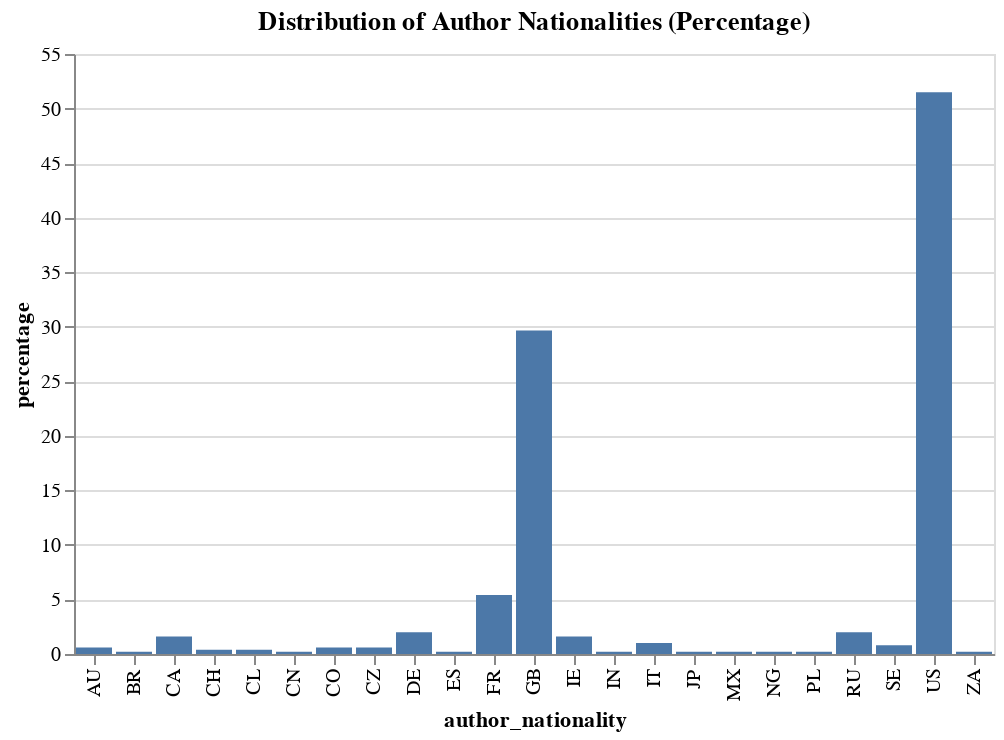

The notebook cell saved with this chart:
### Markdown cell above
We can see that male authors outnumber female authors approximalte 2 to 1. The provider of this dataset says the list is based on novels favored by men, so the bias is clear here. Again, it's extremely likely that male authors are inherently twice as likely to be a great author, so there must be underlying factors.

Let's examine nationality next.

### Code cell
nationality_counts = df['author_nationality'].value_counts(normalize=True).reset_index()
nationality_counts.columns = ['author_nationality', 'percentage']
nationality_counts['percentage'] *= 100

nationality_chart = alt.Chart(nationality_counts).mark_bar().encode(
    x='author_nationality',
    y='percentage'
).properties(
    title='Distribution of Author Nationalities (Percentage)'
)

nationality_chart

### Figure 1 — Vega-Lite specification as saved in the notebook (floating-point values rounded to 4 significant figures)
{"config": {"view": {"continuousWidth": 300, "continuousHeight": 300}}, "data": {"name": "data-ecadb55786aa52b021a0d3177dfc0742"}, "mark": {"type": "bar"}, "encoding": {"x": {"field": "author_nationality", "type": "nominal"}, "y": {"field": "percentage", "type": "quantitative"}}, "title": "Distribution of Author Nationalities (Percentage)", "$schema": "https://vega.github.io/schema/vega-lite/v5.20.1.json", "datasets": {"data-ecadb55786aa52b021a0d3177dfc0742": [{"author_nationality": "US", "percentage": 51.5}, {"author_nationality": "GB", "percentage": 29.66}, {"author_nationality": "FR", "percentage": 5.411}, {"author_nationality": "DE", "percentage": 2.004}, {"author_nationality": "RU", "percentage": 2.004}, {"author_nationality": "IE", "percentage": 1.603}, {"author_nationality": "CA", "percentage": 1.603}, {"author_nationality": "IT", "percentage": 1.002}, {"author_nationality": "SE", "percentage": 0.8016}, {"author_nationality": "CZ", "percentage": 0.6012}, {"author_nationality": "CO", "percentage": 0.6012}, {"author_nationality": "AU", "percentage": 0.6012}, {"author_nationality": "CH", "percentage": 0.4008}, {"author_nationality": "CL", "percentage": 0.4008}, {"author_nationality": "MX", "percentage": 0.2004}, {"author_nationality": "PL", "percentage": 0.2004}, {"author_nationality": "NG", "percentage": 0.2004}, {"author_nationality": "ES", "percentage": 0.2004}, {"author_nationality": "CN", "percentage": 0.2004}, {"author_nationality": "ZA", "percentage": 0.2004}, {"author_nationality": "BR", "percentage": 0.2004}, {"author_nationality": "JP", "percentage": 0.2004}, {"author_nationality": "IN", "percentage": 0.2004}]}}
